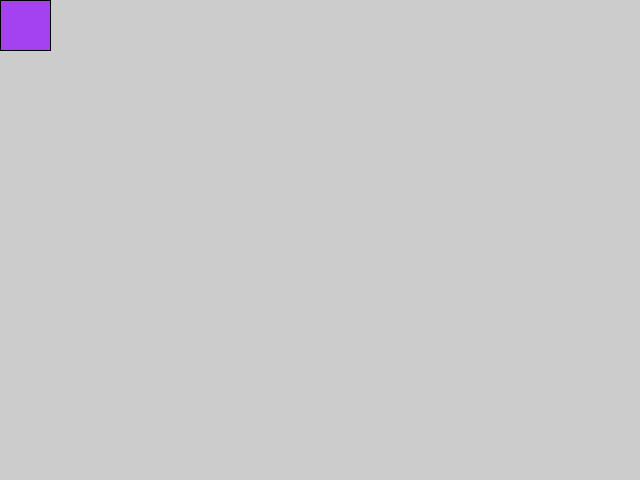
Frame 1 (no input)
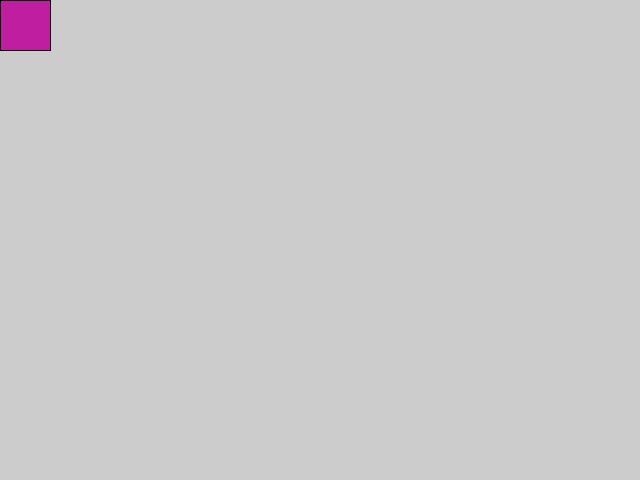
Frame 60 (the mouse pressed at the canvas centre just before this capture)
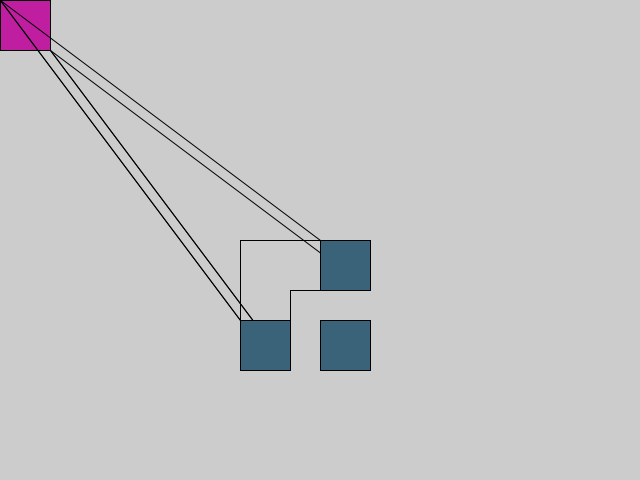
Frame 120 (the mouse held since frame 60 and released just before this capture)

The Processing sketch that drew these frames (run headless with seeded random() and noise(); from frame 60 on, the mouse is pressed at the canvas centre):

// Processing sketch: processing_37285
// ── processing_37285.pde

/*
Radadada It's Justin's World. Move the mouse to make art. Press
space to start a new canvas. Your art will not be saved. Now grade
me and go away. Just Kidding. Stay.
*/


void setup()
{
  size (640,480);
  smooth();
}

void draw()
{
  fill(random(255),random(255),random(255));
  line(pmouseY,pmouseY,mouseX,mouseY);
  line(pmouseY+50,pmouseY+50,mouseX+50,mouseY+50);
  line(pmouseY,pmouseX,mouseY,mouseX);
  line(pmouseY+50,pmouseX+50,mouseY+50,mouseX+50);
  rect(mouseX,mouseY,50, 50);
  rect(mouseY,mouseX,50, 50);
  
  line(pmouseY,pmouseY,mouseY,mouseX);
  line(pmouseY+50,pmouseY+50,mouseY+50,mouseX+50);
  rect(mouseX,mouseX,50, 50);
  rect(mouseY,mouseX,50, 50);
  
  if(keyPressed)
  {
   if (key == ' ') 
   {
     background (255);
   }
  }
}
